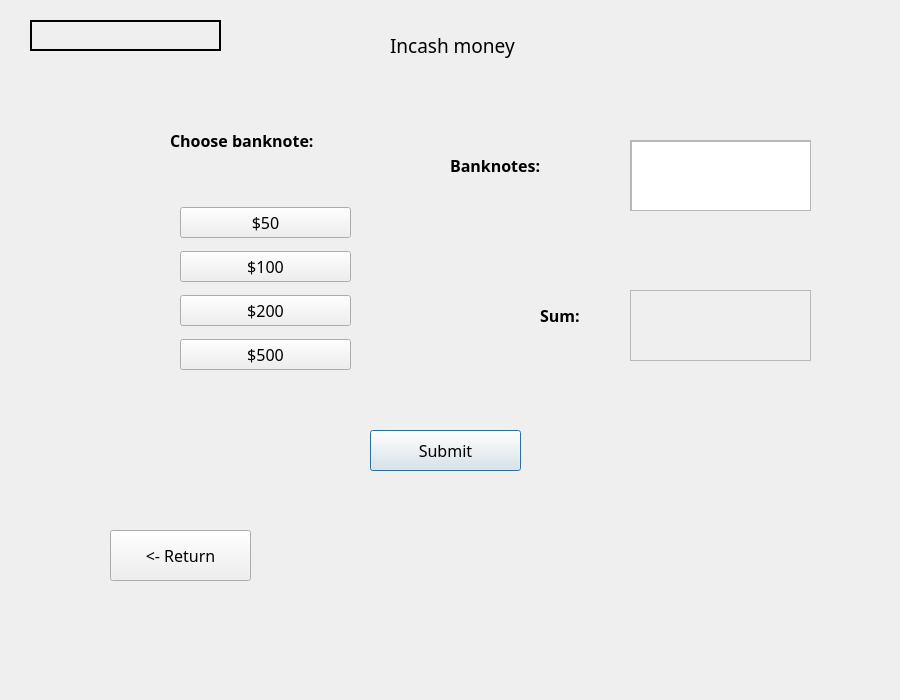
<?xml version="1.0" encoding="UTF-8"?>
<ui version="4.0">
 <class>PutMoneyWindow</class>
 <widget class="QDialog" name="PutMoneyWindow">
  <property name="geometry">
   <rect>
    <x>0</x>
    <y>0</y>
    <width>900</width>
    <height>700</height>
   </rect>
  </property>
  <property name="minimumSize">
   <size>
    <width>900</width>
    <height>700</height>
   </size>
  </property>
  <property name="maximumSize">
   <size>
    <width>900</width>
    <height>700</height>
   </size>
  </property>
  <property name="baseSize">
   <size>
    <width>900</width>
    <height>700</height>
   </size>
  </property>
  <property name="windowTitle">
   <string>Dialog</string>
  </property>
  <widget class="QLabel" name="label_2">
   <property name="geometry">
    <rect>
     <x>170</x>
     <y>110</y>
     <width>241</width>
     <height>61</height>
    </rect>
   </property>
   <property name="font">
    <font>
     <family>Arial Rounded MT Bold</family>
     <pointsize>12</pointsize>
     <weight>75</weight>
     <bold>true</bold>
    </font>
   </property>
   <property name="text">
    <string>Choose banknote:</string>
   </property>
  </widget>
  <widget class="QPushButton" name="pushButton">
   <property name="geometry">
    <rect>
     <x>370</x>
     <y>430</y>
     <width>151</width>
     <height>41</height>
    </rect>
   </property>
   <property name="font">
    <font>
     <family>Arial Rounded MT Bold</family>
     <pointsize>12</pointsize>
    </font>
   </property>
   <property name="text">
    <string>Submit</string>
   </property>
  </widget>
  <widget class="QPushButton" name="pushButton_2">
   <property name="geometry">
    <rect>
     <x>110</x>
     <y>530</y>
     <width>141</width>
     <height>51</height>
    </rect>
   </property>
   <property name="font">
    <font>
     <family>Arial Rounded MT Bold</family>
     <pointsize>12</pointsize>
    </font>
   </property>
   <property name="text">
    <string>&lt;- Return</string>
   </property>
  </widget>
  <widget class="QWidget" name="verticalLayoutWidget">
   <property name="geometry">
    <rect>
     <x>180</x>
     <y>200</y>
     <width>171</width>
     <height>181</height>
    </rect>
   </property>
   <layout class="QVBoxLayout" name="verticalLayout">
    <item>
     <widget class="QPushButton" name="pushButton_3">
      <property name="font">
       <font>
        <family>Arial Rounded MT Bold</family>
        <pointsize>12</pointsize>
       </font>
      </property>
      <property name="text">
       <string>$50</string>
      </property>
     </widget>
    </item>
    <item>
     <widget class="QPushButton" name="pushButton_4">
      <property name="font">
       <font>
        <family>Arial Rounded MT Bold</family>
        <pointsize>12</pointsize>
       </font>
      </property>
      <property name="text">
       <string>$100</string>
      </property>
     </widget>
    </item>
    <item>
     <widget class="QPushButton" name="pushButton_5">
      <property name="font">
       <font>
        <family>Arial Rounded MT Bold</family>
        <pointsize>12</pointsize>
       </font>
      </property>
      <property name="text">
       <string>$200</string>
      </property>
     </widget>
    </item>
    <item>
     <widget class="QPushButton" name="pushButton_6">
      <property name="font">
       <font>
        <family>Arial Rounded MT Bold</family>
        <pointsize>12</pointsize>
       </font>
      </property>
      <property name="text">
       <string>$500</string>
      </property>
     </widget>
    </item>
   </layout>
  </widget>
  <widget class="QLabel" name="user">
   <property name="geometry">
    <rect>
     <x>30</x>
     <y>20</y>
     <width>191</width>
     <height>31</height>
    </rect>
   </property>
   <property name="font">
    <font>
     <family>Arial Rounded MT Bold</family>
     <pointsize>12</pointsize>
    </font>
   </property>
   <property name="frameShape">
    <enum>QFrame::WinPanel</enum>
   </property>
   <property name="text">
    <string/>
   </property>
   <property name="alignment">
    <set>Qt::AlignCenter</set>
   </property>
  </widget>
  <widget class="QLabel" name="label_4">
   <property name="geometry">
    <rect>
     <x>450</x>
     <y>140</y>
     <width>141</width>
     <height>51</height>
    </rect>
   </property>
   <property name="font">
    <font>
     <family>Arial Rounded MT Bold</family>
     <pointsize>12</pointsize>
     <weight>75</weight>
     <bold>true</bold>
    </font>
   </property>
   <property name="text">
    <string>Banknotes:</string>
   </property>
  </widget>
  <widget class="QLabel" name="label_5">
   <property name="geometry">
    <rect>
     <x>540</x>
     <y>290</y>
     <width>141</width>
     <height>51</height>
    </rect>
   </property>
   <property name="font">
    <font>
     <family>Arial Rounded MT Bold</family>
     <pointsize>12</pointsize>
     <weight>75</weight>
     <bold>true</bold>
    </font>
   </property>
   <property name="text">
    <string>Sum:</string>
   </property>
  </widget>
  <widget class="QLabel" name="label">
   <property name="geometry">
    <rect>
     <x>390</x>
     <y>20</y>
     <width>211</width>
     <height>51</height>
    </rect>
   </property>
   <property name="font">
    <font>
     <family>Arial Rounded MT Bold</family>
     <pointsize>14</pointsize>
    </font>
   </property>
   <property name="text">
    <string>Incash money</string>
   </property>
  </widget>
  <widget class="QScrollArea" name="scrollArea_2">
   <property name="geometry">
    <rect>
     <x>630</x>
     <y>140</y>
     <width>181</width>
     <height>71</height>
    </rect>
   </property>
   <property name="widgetResizable">
    <bool>true</bool>
   </property>
   <widget class="QWidget" name="scrollAreaWidgetContents_3">
    <property name="geometry">
     <rect>
      <x>0</x>
      <y>0</y>
      <width>179</width>
      <height>69</height>
     </rect>
    </property>
    <widget class="QLabel" name="banknotes">
     <property name="geometry">
      <rect>
       <x>-3</x>
       <y>0</y>
       <width>181</width>
       <height>71</height>
      </rect>
     </property>
     <property name="text">
      <string/>
     </property>
    </widget>
    <widget class="QTextEdit" name="banknotes_2">
     <property name="geometry">
      <rect>
       <x>0</x>
       <y>0</y>
       <width>181</width>
       <height>71</height>
      </rect>
     </property>
     <property name="html">
      <string>&lt;!DOCTYPE HTML PUBLIC &quot;-//W3C//DTD HTML 4.0//EN&quot; &quot;http://www.w3.org/TR/REC-html40/strict.dtd&quot;&gt;
&lt;html&gt;&lt;head&gt;&lt;meta name=&quot;qrichtext&quot; content=&quot;1&quot; /&gt;&lt;style type=&quot;text/css&quot;&gt;
p, li { white-space: pre-wrap; }
&lt;/style&gt;&lt;/head&gt;&lt;body style=&quot; font-family:'MS Shell Dlg 2'; font-size:8pt; font-weight:400; font-style:normal;&quot;&gt;
&lt;p style=&quot;-qt-paragraph-type:empty; margin-top:0px; margin-bottom:0px; margin-left:0px; margin-right:0px; -qt-block-indent:0; text-indent:0px;&quot;&gt;&lt;br /&gt;&lt;/p&gt;&lt;/body&gt;&lt;/html&gt;</string>
     </property>
    </widget>
   </widget>
  </widget>
  <widget class="QLabel" name="sum">
   <property name="geometry">
    <rect>
     <x>630</x>
     <y>290</y>
     <width>181</width>
     <height>71</height>
    </rect>
   </property>
   <property name="font">
    <font>
     <family>Arial Rounded MT Bold</family>
     <pointsize>14</pointsize>
    </font>
   </property>
   <property name="autoFillBackground">
    <bool>true</bool>
   </property>
   <property name="frameShape">
    <enum>QFrame::StyledPanel</enum>
   </property>
   <property name="text">
    <string/>
   </property>
  </widget>
 </widget>
 <resources/>
 <connections/>
</ui>
